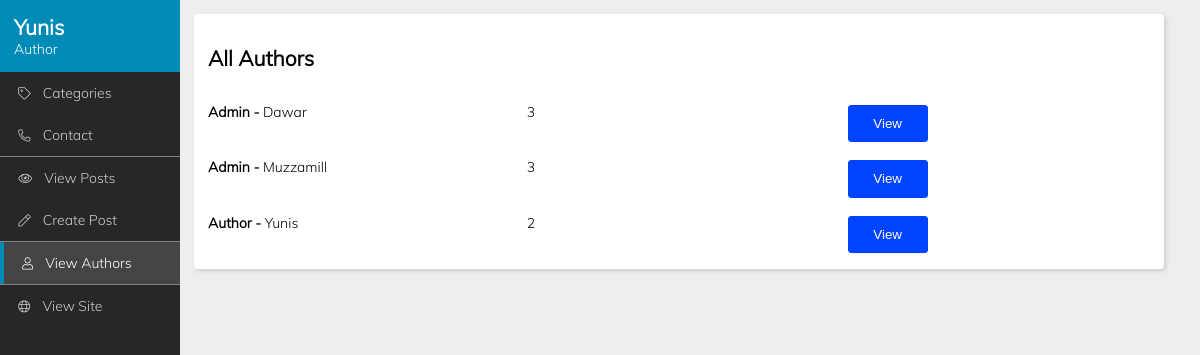
The page /cms/view_authors.php (signed in) on the database its author committed.
### tables this page shows
CREATE TABLE `authors` (
  `id` int(11) NOT NULL,
  `name` varchar(30) NOT NULL,
  `email` varchar(60) NOT NULL,
  `password` varchar(100) NOT NULL,
  `is_admin` tinyint(1) NOT NULL DEFAULT 0,
  `about` text DEFAULT NULL
);

### includes/functions.php (called while the page is built, shortened)
<?php
    function get_authors() {
        global $connection;
        $query = "SELECT * FROM `authors` ORDER BY `name` ASC";
        $result = mysqli_query($connection, $query);
        return $result;
    }
?>

### cms/view_authors.php (the view, shortened to what this page needs)
<?php
	require_once("../includes/db_connect.php");
	require_once("../includes/functions.php");
	$authors = get_authors();
?>
<!DOCTYPE html>
<html lang="en">
<head>
    <link rel="stylesheet" href="../css/all.min.css" type="text/css">
    <link rel="stylesheet" href="../css/light.min.css" type="text/css">
    <link rel="stylesheet" href="../css/custom/cms/base.php" type="text/css">
</head>
<body>
	<?php
		require_once("../includes/cms/nav.php");
	?>
    <div class="main">
		<div class="section">
			<h2>All Authors</h2>
			<?php
				while($author = mysqli_fetch_assoc($authors)) {
					$query = 'SELECT COUNT(*) FROM posts WHERE author_id = ' . $author['id'];
					$no_of_posts = mysqli_query($connection, $query);
					echo('<span><b>');
					if($author['is_admin'] === '1')
						echo('Admin - ');
					else
						echo('Author - ');
					echo('</b>' . $author['name'] . '</span>
						<span>' . mysqli_fetch_row($no_of_posts)[0] . '</span>
						<button type="button" class="btn btn-confirm" onclick="viewModal(' . $author['id'] . ',\'' . $author['name'] . '\',\'' . $author['email'] . '\',' . $author['is_admin'] . ',\'' . addslashes($author['about']) . '\');">View</button>
					');
				}
			?>
		</div>
	</div>
</body>
</html>

### rows shown on the page
authors: is_admin "Admin -", name "Dawar", no_of_posts "3"
authors: is_admin "Admin -", name "Muzzamill", no_of_posts "3"
authors: is_admin "Author -", name "Yunis", no_of_posts "2"

### other values the page prints
$_SESSION["author_name"] "Yunis"
